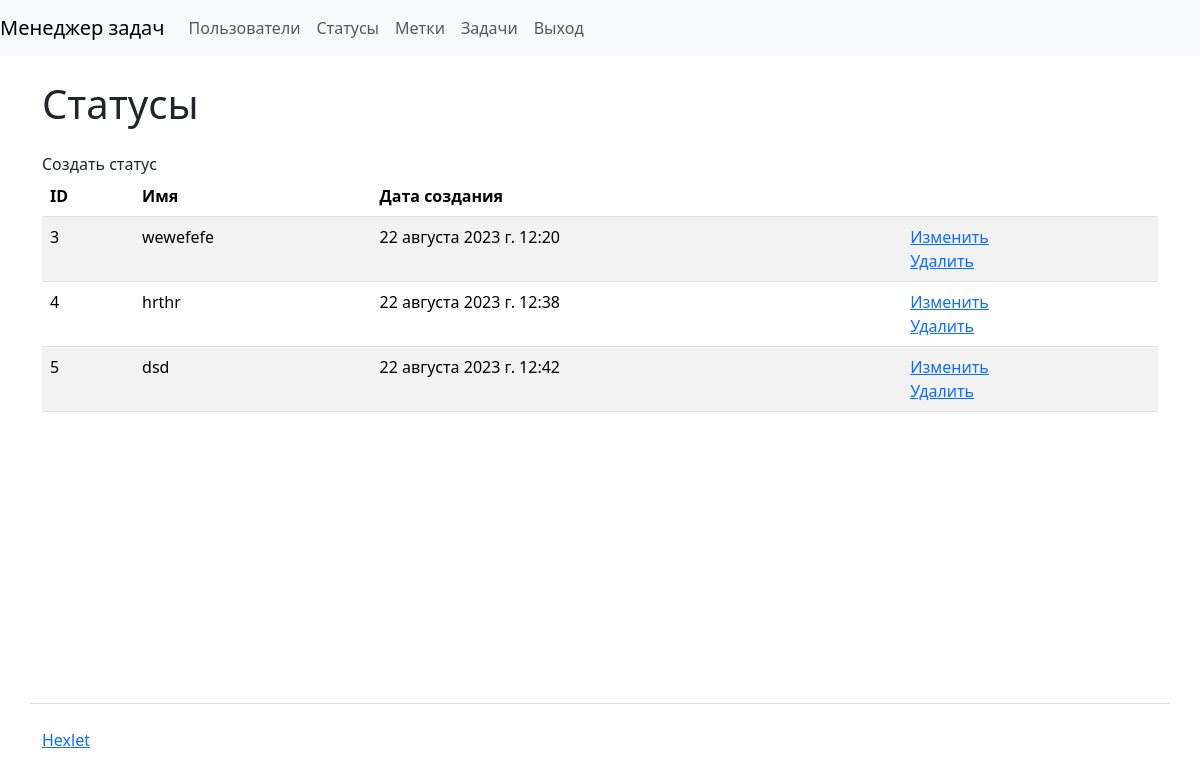
The page /statuses/ (signed in) on the database as committed earlier.
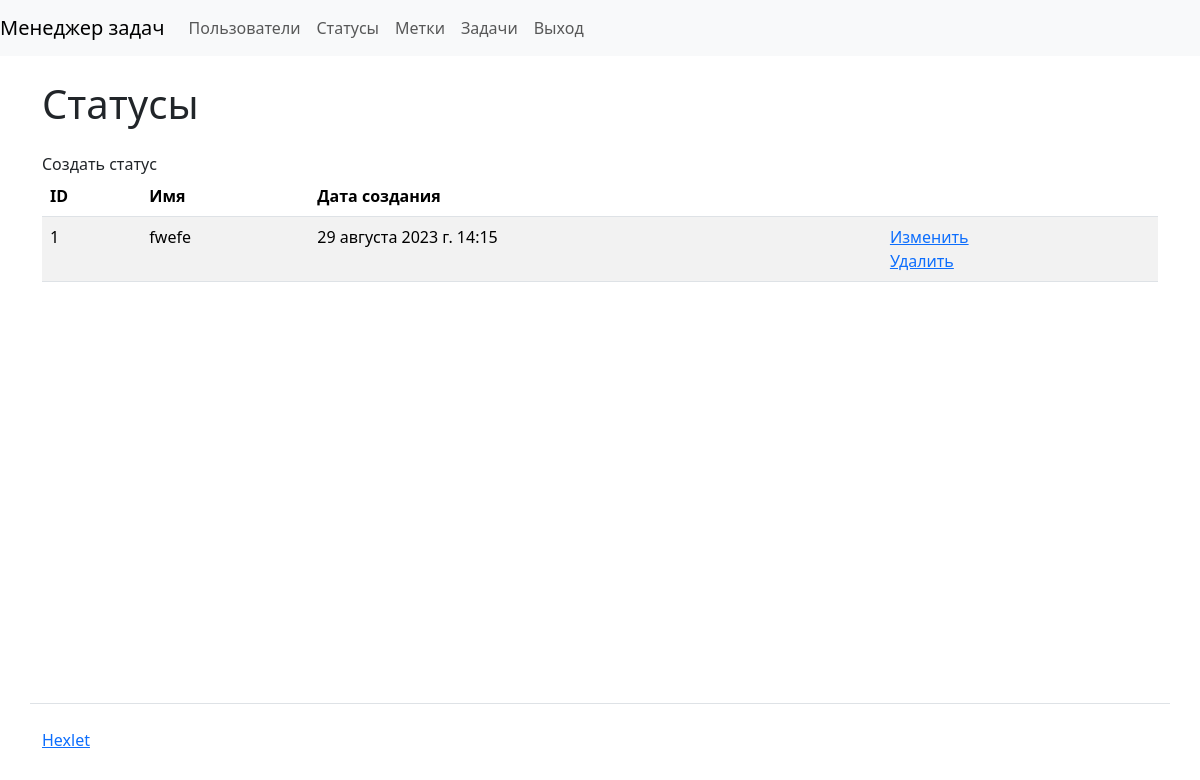
The same page on the database as committed later.
### task_manager/statuses/models.py (models this page shows, shortened)
class Status(models.Model):
    name = models.CharField(max_length=150,
                            unique=True,
                            verbose_name=_('Name')
                            )
    created_at = models.DateTimeField(auto_now_add=True)

### task_manager/statuses/views.py (the view)
# urls.py: path('', ShowStatuses.as_view(), name='statuses'),
class ShowStatuses(NoPermissionMixin, ListView):
    template_name = 'statuses/statuses.html'
    context_object_name = 'statuses'
    model = Status

### task_manager/statuses/templates/statuses/statuses.html
{% extends 'base.html' %}
{% load django_bootstrap5 %}
{% load i18n %}
{% block content %}
<h1 class="my-4"> {% trans 'Statuses' %} </h1>
<a class="nav-link" href="{% url 'create_status' %}">{% trans 'Create status' %} </a>
<table class="table table-striped">
  <thead>
  <tr><th>ID</th>
      <th>{% trans 'Name' %}</th>
      <th>{% trans 'Date of creation' %}</th>
      <th></th>
  </tr>
  </thead>
  <tbody>
  {% for status in statuses %}
    <tr><td>{{ status.id }}</td>
        <td>{{ status.name }}</td>
        <td>{{ status.created_at }}</td>
        <td><a href="{% url 'update_status' status.id %}">{% trans 'Change' %}</a><br><a href="{% url 'delete_status' status.id %}">{% trans 'Delete' %}</a></td>
    </tr>
  {% endfor %}
    </tbody>
</table>
{% endblock %}

Rows that differ between the two databases and show on the page:
removed Status: id "3", name "wewefefe", created_at "22 августа 2023 г. 12:20"
removed Status: id "4", name "hrthr", created_at "22 августа 2023 г. 12:38"
removed Status: id "5", name "dsd", created_at "22 августа 2023 г. 12:42"
added Status: id "1", name "fwefe", created_at "29 августа 2023 г. 14:15"
